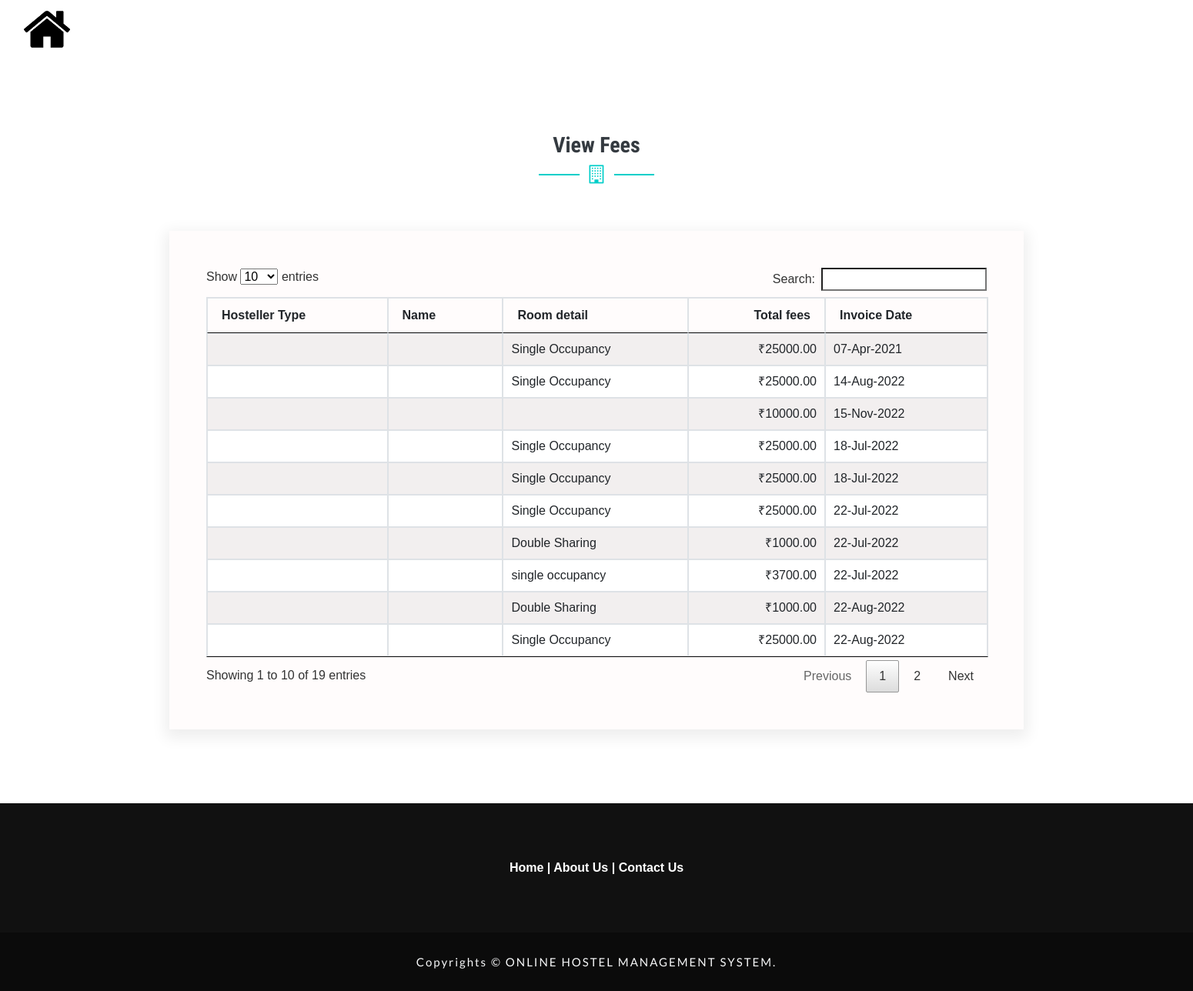
Screenshot of /viewfees.php with the database file from the repository.
### tables this page shows
CREATE TABLE IF NOT EXISTS `fees` (
  `fee_id` int(10) NOT NULL AUTO_INCREMENT,
  `admission_id` int(10) NOT NULL,
  `fee_str_id` int(10) NOT NULL,
  `total_fees` double(10,2) NOT NULL,
  `invoice_date` date NOT NULL,
  `status` varchar(20) NOT NULL,
  PRIMARY KEY (`fee_id`)
);

CREATE TABLE IF NOT EXISTS `fees_structure` (
  `fee_str_id` int(10) NOT NULL AUTO_INCREMENT,
  `block_id` int(10) NOT NULL,
  `hostellertype` varchar(15) NOT NULL COMMENT 'Employee and Student',
  `room_type` varchar(25) NOT NULL COMMENT 'Single, Double, Thriple',
  `cost` float(10,2) NOT NULL,
  `status` varchar(10) NOT NULL,
  PRIMARY KEY (`fee_str_id`)
);

### viewfees.php (the view, shortened to what this page needs)
<?php
include("header.php");
?>
	<section class="contact-wthree py-5" id="contact">
		<div class="container py-xl-5 py-lg-3">
			<div class="title text-center mb-sm-5 mb-4">
				<h3 class="title-w3 text-bl text-center font-weight-bold">View Fees</h3>
				<div class="arrw">
					<i class="fa fa-building-o" aria-hidden="true"></i>
				</div>
			</div>
			<div class="row pt-xl-4">
				<div class="col-lg-12">
					<div class="contact-form-wthreelayouts">
<table id="datatable"  class="table table-striped table-bordered">
	<thead>
		<tr>
			<th>Hosteller Type</th>
			<th>Name</th>
			<th>Room detail</th>
			<th style="text-align: right;">Total fees</th>
			<th>Invoice Date</th>
		</tr>
	</thead>
	<tbody>
	<?php
	$sql ="SELECT * FROM fees left join admission on admission.admission_id=fees.admission_id LEFT JOIN fees_structure ON fees_structure.fee_str_id=fees.fee_str_id LEFT JOIN hosteller ON hosteller.hostellerid=admission.hostellerid  WHERE fees.status='Active'";
	$qsql = mysqli_query($con,$sql);
	while($rs = mysqli_fetch_array($qsql))
	{
		echo "<tr>
				<td>$rs[hostellertype]</td>
				<td>$rs[name]</td>
				<td>$rs[room_type]</td>
				<td style='text-align: right;'>₹$rs[total_fees]</td>
				<td>" . date("d-M-Y",strtotime($rs['invoice_date'])) . "</td></tr>";
	}
	?>
	</tbody>
</table>
					</div>
				</div>
			</div>
		</div>
	</section>
<?php
include("footer.php");
?>

### css/style.css (style rules this page uses)
body { padding: 0; background: #FFF; font-family: 'Lato', sans-serif; }
html { scroll-behavior: smooth; }
h1, h2, h3, h4, h5, h6 { margin: 0; padding: 0; font-family: 'Roboto Condensed', sans-serif; }
.text-bl { color: #343a40; }
.arrw { width: 150px; height: 2px; background: #00cec9; text-align: center; margin: 20px auto; position: relative; }
.arrw i { color: #00cec9; font-size: 24px; background: #fff; position: absolute; left: 0; right: 0; top: -12px; width: 30%; margin: 0 auto; }
.contact-wthree { background: url(../images/bg5.png) repeat top; background-size: contain; -webkit-background-size: contain; -o-background-size: contain; -moz-background-size: contain; -ms-background-size: contain; }
.contact-form-wthreelayouts { padding: 3em; background: #fffcfc; box-shadow: 0px 6px 18px 5px rgba(0, 0, 0, 0.07); }

### header.php (style rules this page uses)
body { font-family:Arial, Helvetica, sans-serif; }

### rows the page displays
fees: fee_str.room_type "Single Occupancy", total_fees "25000.00", invoice_date "07-Apr-2021"
fees: fee_str.room_type "Single Occupancy", total_fees "25000.00", invoice_date "14-Aug-2022"
fees: total_fees "10000.00", invoice_date "15-Nov-2022"
fees: fee_str.room_type "Single Occupancy", total_fees "25000.00", invoice_date "18-Jul-2022"
fees: fee_str.room_type "Single Occupancy", total_fees "25000.00", invoice_date "18-Jul-2022"
fees: fee_str.room_type "Single Occupancy", total_fees "25000.00", invoice_date "22-Jul-2022"
fees: fee_str.room_type "Double Sharing", total_fees "1000.00", invoice_date "22-Jul-2022"
fees: fee_str.room_type "single occupancy", total_fees "3700.00", invoice_date "22-Jul-2022"
fees: fee_str.room_type "Double Sharing", total_fees "1000.00", invoice_date "22-Aug-2022"
fees: fee_str.room_type "Single Occupancy", total_fees "25000.00", invoice_date "22-Aug-2022"
